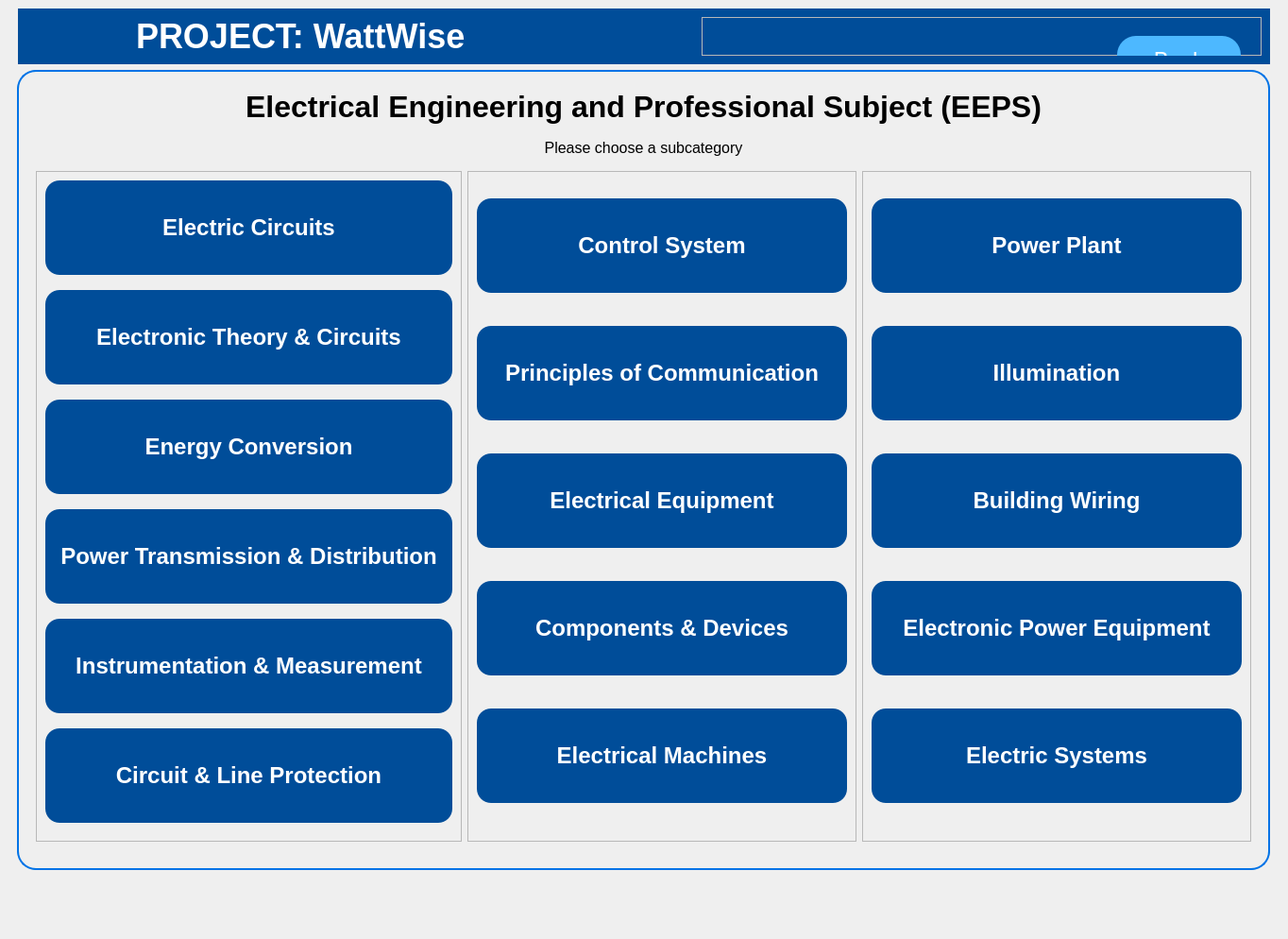
<?xml version="1.0" encoding="UTF-8"?>
<ui version="4.0">
 <class>MainWindow</class>
 <widget class="QMainWindow" name="MainWindow">
  <property name="geometry">
   <rect>
    <x>0</x>
    <y>0</y>
    <width>1364</width>
    <height>994</height>
   </rect>
  </property>
  <property name="cursor">
   <cursorShape>ArrowCursor</cursorShape>
  </property>
  <property name="windowTitle">
   <string>MainWindow</string>
  </property>
  <property name="styleSheet">
   <string notr="true">#header {
	background-color: #004d99;
	padding-left: 10px;
	margin-left: 10px;
	margin-right: 10px;
}

#labelMainMenuTitle {
	font-size: 32px;
	font-weight: bold;
	margin-bottom: 10px;
}

#labelSelection {
	font-size: 16px;
}

#title {
	color: white;
	font-weight: bold;
	font-size: 36px;
}

#btnBack {
	background-color: #4db8ff;
	border-radius: 20px;
	color: white;
	margin-top: 10px;
	font-size: 24px;
	height: 50px;
}

#btnBack:hover {
	background-color: #1AA4FF;
}

#menuFrame {
	padding: 10px 0px;
	border: 2px solid #0073e6;
	border-radius: 20px;
	margin-right: 10px;
	margin-left: 3px;
}

#menuFrame QPushButton {
	color: #ffffff;
	background-color:  #004d99;
	border-radius: 15px;
	font-weight: bold;
	font-size: 24px;
	height: 80px;
	padding: 10px 16px;
	margin-bottom: 10px;
}

#menuFrame QPushButton:hover {
	background-color: #0067CC;
}</string>
  </property>
  <widget class="QWidget" name="centralwidget">
   <layout class="QFormLayout" name="formLayout_2">
    <item row="0" column="0" colspan="2">
     <widget class="QFrame" name="header">
      <property name="baseSize">
       <size>
        <width>0</width>
        <height>0</height>
       </size>
      </property>
      <layout class="QGridLayout" name="gridLayout_2">
       <item row="0" column="2">
        <widget class="QFrame" name="frame">
         <property name="frameShape">
          <enum>QFrame::StyledPanel</enum>
         </property>
         <property name="frameShadow">
          <enum>QFrame::Raised</enum>
         </property>
         <widget class="QPushButton" name="btnBack">
          <property name="geometry">
           <rect>
            <x>440</x>
            <y>10</y>
            <width>131</width>
            <height>61</height>
           </rect>
          </property>
          <property name="sizePolicy">
           <sizepolicy hsizetype="Preferred" vsizetype="Preferred">
            <horstretch>0</horstretch>
            <verstretch>0</verstretch>
           </sizepolicy>
          </property>
          <property name="minimumSize">
           <size>
            <width>0</width>
            <height>0</height>
           </size>
          </property>
          <property name="baseSize">
           <size>
            <width>100</width>
            <height>100</height>
           </size>
          </property>
          <property name="cursor">
           <cursorShape>PointingHandCursor</cursorShape>
          </property>
          <property name="text">
           <string>Back</string>
          </property>
          <property name="icon">
           <iconset resource="../qrc/main_menu_rc.qrc">
            <normaloff>:/images/assets/arrow-left.svg</normaloff>:/images/assets/arrow-left.svg</iconset>
          </property>
          <property name="iconSize">
           <size>
            <width>28</width>
            <height>28</height>
           </size>
          </property>
         </widget>
        </widget>
       </item>
       <item row="0" column="0">
        <widget class="QLabel" name="logo">
         <property name="enabled">
          <bool>true</bool>
         </property>
         <property name="sizePolicy">
          <sizepolicy hsizetype="Preferred" vsizetype="Preferred">
           <horstretch>0</horstretch>
           <verstretch>0</verstretch>
          </sizepolicy>
         </property>
         <property name="maximumSize">
          <size>
           <width>100</width>
           <height>100</height>
          </size>
         </property>
         <property name="frameShadow">
          <enum>QFrame::Sunken</enum>
         </property>
         <property name="text">
          <string/>
         </property>
         <property name="pixmap">
          <pixmap resource="../qrc/main_menu_rc.qrc">:/images/assets/logo-white.png</pixmap>
         </property>
         <property name="scaledContents">
          <bool>true</bool>
         </property>
        </widget>
       </item>
       <item row="0" column="1">
        <widget class="QLabel" name="title">
         <property name="text">
          <string>PROJECT: WattWise</string>
         </property>
        </widget>
       </item>
      </layout>
     </widget>
    </item>
    <item row="1" column="1">
     <widget class="QFrame" name="menuFrame">
      <layout class="QFormLayout" name="formLayout">
       <item row="0" column="0" colspan="2">
        <widget class="QLabel" name="labelMainMenuTitle">
         <property name="text">
          <string>Electrical Engineering and Professional Subject (EEPS)</string>
         </property>
         <property name="alignment">
          <set>Qt::AlignCenter</set>
         </property>
        </widget>
       </item>
       <item row="2" column="0" colspan="2">
        <widget class="QFrame" name="subcategMainFrame">
         <layout class="QHBoxLayout" name="horizontalLayout_2">
          <item>
           <widget class="QFrame" name="frame_4">
            <property name="frameShape">
             <enum>QFrame::StyledPanel</enum>
            </property>
            <property name="frameShadow">
             <enum>QFrame::Raised</enum>
            </property>
            <layout class="QVBoxLayout" name="verticalLayout_3">
             <item>
              <widget class="QPushButton" name="btnElectricCircuits">
               <property name="cursor">
                <cursorShape>PointingHandCursor</cursorShape>
               </property>
               <property name="text">
                <string>Electric Circuits</string>
               </property>
              </widget>
             </item>
             <item>
              <widget class="QPushButton" name="btnElectronicTheoryCircuits">
               <property name="cursor">
                <cursorShape>PointingHandCursor</cursorShape>
               </property>
               <property name="layoutDirection">
                <enum>Qt::LeftToRight</enum>
               </property>
               <property name="text">
                <string>Electronic Theory &amp;&amp; Circuits</string>
               </property>
               <property name="autoDefault">
                <bool>false</bool>
               </property>
              </widget>
             </item>
             <item>
              <widget class="QPushButton" name="btnEnergyConversion">
               <property name="cursor">
                <cursorShape>PointingHandCursor</cursorShape>
               </property>
               <property name="text">
                <string>Energy Conversion</string>
               </property>
              </widget>
             </item>
             <item>
              <widget class="QPushButton" name="btnPowerTransmissionDistribution">
               <property name="cursor">
                <cursorShape>PointingHandCursor</cursorShape>
               </property>
               <property name="text">
                <string>Power Transmission &amp;&amp; Distribution</string>
               </property>
              </widget>
             </item>
             <item>
              <widget class="QPushButton" name="btnInstrumentationMeasurement">
               <property name="cursor">
                <cursorShape>PointingHandCursor</cursorShape>
               </property>
               <property name="text">
                <string>Instrumentation &amp;&amp; Measurement</string>
               </property>
              </widget>
             </item>
             <item>
              <widget class="QPushButton" name="btnCircuitLineProtection">
               <property name="cursor">
                <cursorShape>PointingHandCursor</cursorShape>
               </property>
               <property name="text">
                <string>Circuit &amp;&amp; Line Protection</string>
               </property>
              </widget>
             </item>
            </layout>
           </widget>
          </item>
          <item>
           <widget class="QFrame" name="frame_3">
            <property name="frameShape">
             <enum>QFrame::StyledPanel</enum>
            </property>
            <property name="frameShadow">
             <enum>QFrame::Raised</enum>
            </property>
            <layout class="QVBoxLayout" name="verticalLayout_2">
             <item>
              <widget class="QPushButton" name="btnControlSystem">
               <property name="cursor">
                <cursorShape>PointingHandCursor</cursorShape>
               </property>
               <property name="text">
                <string>Control System</string>
               </property>
              </widget>
             </item>
             <item>
              <widget class="QPushButton" name="btnPrinciplesCommunication">
               <property name="cursor">
                <cursorShape>PointingHandCursor</cursorShape>
               </property>
               <property name="text">
                <string>Principles of Communication</string>
               </property>
              </widget>
             </item>
             <item>
              <widget class="QPushButton" name="btnElectricalEquipment">
               <property name="cursor">
                <cursorShape>PointingHandCursor</cursorShape>
               </property>
               <property name="text">
                <string>Electrical Equipment</string>
               </property>
              </widget>
             </item>
             <item>
              <widget class="QPushButton" name="btnComponentsDevices">
               <property name="cursor">
                <cursorShape>PointingHandCursor</cursorShape>
               </property>
               <property name="text">
                <string>Components &amp;&amp; Devices</string>
               </property>
              </widget>
             </item>
             <item>
              <widget class="QPushButton" name="btnElectricalMachines">
               <property name="cursor">
                <cursorShape>PointingHandCursor</cursorShape>
               </property>
               <property name="text">
                <string>Electrical Machines</string>
               </property>
              </widget>
             </item>
            </layout>
           </widget>
          </item>
          <item>
           <widget class="QFrame" name="frame_2">
            <property name="frameShape">
             <enum>QFrame::StyledPanel</enum>
            </property>
            <property name="frameShadow">
             <enum>QFrame::Raised</enum>
            </property>
            <layout class="QVBoxLayout" name="verticalLayout">
             <item>
              <widget class="QPushButton" name="btnPowerPlant">
               <property name="cursor">
                <cursorShape>PointingHandCursor</cursorShape>
               </property>
               <property name="text">
                <string>Power Plant</string>
               </property>
              </widget>
             </item>
             <item>
              <widget class="QPushButton" name="btnIllumination">
               <property name="cursor">
                <cursorShape>PointingHandCursor</cursorShape>
               </property>
               <property name="text">
                <string>Illumination</string>
               </property>
              </widget>
             </item>
             <item>
              <widget class="QPushButton" name="btnBuildingWiring">
               <property name="cursor">
                <cursorShape>PointingHandCursor</cursorShape>
               </property>
               <property name="text">
                <string>Building Wiring</string>
               </property>
              </widget>
             </item>
             <item>
              <widget class="QPushButton" name="btnElectronicPowerEquipment">
               <property name="cursor">
                <cursorShape>PointingHandCursor</cursorShape>
               </property>
               <property name="text">
                <string>Electronic Power Equipment</string>
               </property>
              </widget>
             </item>
             <item>
              <widget class="QPushButton" name="btnElectricSystems">
               <property name="cursor">
                <cursorShape>PointingHandCursor</cursorShape>
               </property>
               <property name="text">
                <string>Electric Systems</string>
               </property>
              </widget>
             </item>
            </layout>
           </widget>
          </item>
         </layout>
        </widget>
       </item>
       <item row="1" column="0" colspan="2">
        <widget class="QLabel" name="labelSelection">
         <property name="text">
          <string>Please choose a subcategory</string>
         </property>
         <property name="alignment">
          <set>Qt::AlignCenter</set>
         </property>
        </widget>
       </item>
      </layout>
     </widget>
    </item>
   </layout>
  </widget>
 </widget>
 <resources>
  <include location="../qrc/main_menu_rc.qrc"/>
 </resources>
 <connections/>
</ui>
